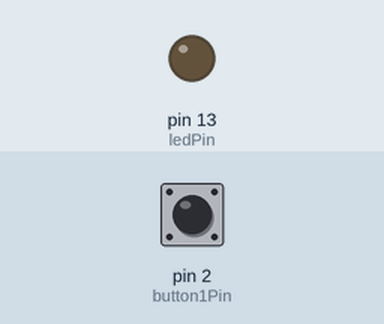
Recording of a sketch running on a simulated Arduino Uno, built with avr-gcc and run on an emulated ATmega328P. On the bench: output pins drawn as LEDs (lit = HIGH). The inputs (shaded band) are chosen by the test bench; at power-on: pin 2 (button1Pin) LOW.

Above: at 1.2 s.
1.3 s: pin 2 (button1Pin) pulled HIGH for 0.15 s
At 1.37 s:
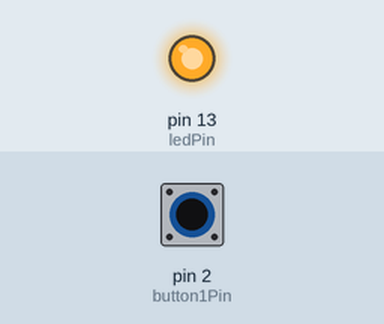
2.9 s: pin 2 (button1Pin) pulled HIGH for 3.2 s
At 7.3 s:
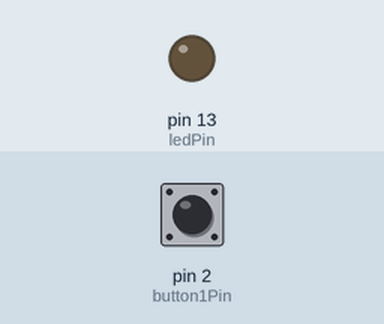
Timing chart, 0 to 8.8 s (numbered marks = the images above; inputs shaded):
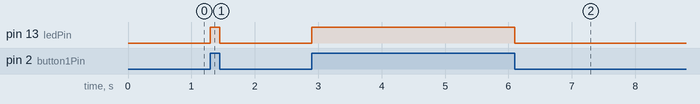

The sketch:

ex03_pushbutton_LED.ino
```cpp
/*
  Utiliser un bouton-pressoir pour contrôler un signal d'entrée `digital input`
  pour allumer et éteindre le LED.

  Connecter un côté du bouton-poussoir à GND et l’autre côté à une broche numérique.
  Quand on appuie sur le bouton poussoir, la broche sera connectée à GND,
  et sera donc lue comme "LOW" par l'Arduino.

  Ainsi, l’état de `digital pin 2` sera `LOW` lorsque le bouton sera appuyé
  et `HIGH` quand il ne sera pas appuyé.
*/


int button1Pin = 2;   // Le bouton-poussoir est connecté au pin digital 2
int ledPin = 13;      // Le LED est connecté au digital pin 13

int button1State;     // Déclaration d'une variable entière pour stocker l'état du bouton-poussoir


void setup() {
  // commandes exécutées une seule fois, au lancement du programme
  pinMode(button1Pin, INPUT);   // pour utiliser la broche 2 pour connaître l'état du bouton-poussoir il faut la configurer comme une entrée
  pinMode(ledPin, OUTPUT);      // pour utiliser la broche 13 pour allumer une LED il faut la configurer comme sortie
}

void loop() {
  button1State = digitalRead(button1Pin);    // button1State va lire la valeur venant du button1Pin, qui sera HIGH ou LOW en fonction de l'état du bouton-pressoir

  if (button1State == HIGH){     // si l'état du bouton-pressoir est HIGH, donc non poussé
    digitalWrite(ledPin, HIGH);  // allume le LED
  }
  else {                        // sinon, si l'état du bouton-pressoir est LOW, donc poussé
    digitalWrite(ledPin, LOW);  // éteint le LED
  }
}
```

Measured:
- after the input at 1.3 s, pin 13 (ledPin): LOW → HIGH at once, → LOW 0.15 s later
- after the input at 2.9 s, pin 13 (ledPin): LOW → HIGH at once, → LOW 3.2 s later
